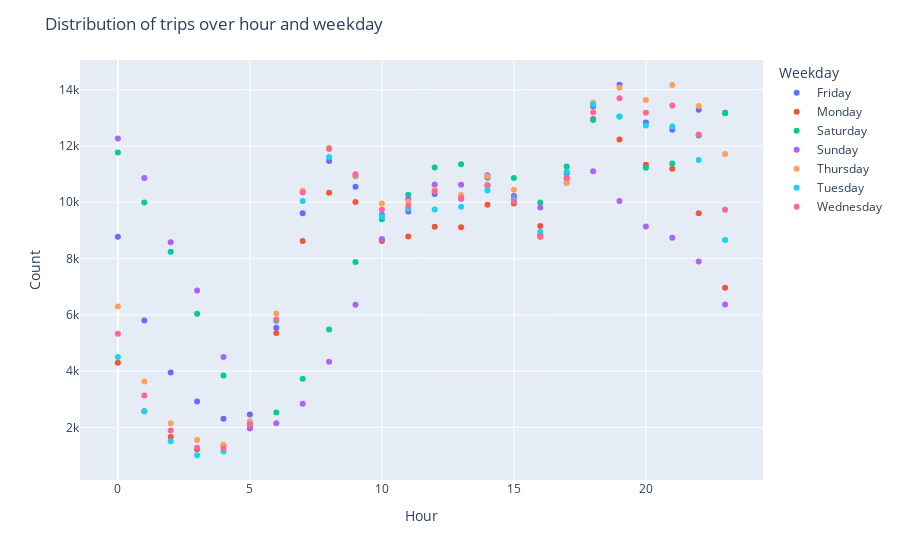

The code cell stored with this chart in its notebook:
### Code cell
# counts on hour and day of the week
counts = df.groupby(
    [df["pickup_datetime"].dt.day_name().rename("weekday"), df["pickup_datetime"].dt.hour.rename("hour")]
).size().reset_index(name="count")
fig2 = px.scatter(data_frame=counts, x="hour", y="count", color="weekday")
fig2.update_layout(title_text="Distribution of trips over hour and weekday", xaxis_title = "Hour", yaxis_title = "Count", legend_title="Weekday")
fig2.show()
del counts

### Figure 1 — Plotly figure (JSON) as saved in the notebook; plotly's stock layout.template omitted (floating-point values rounded to 4 significant figures)
{"data": [{"hovertemplate": "weekday=Friday<br>hour=%{x}<br>count=%{y}<extra></extra>", "legendgroup": "Friday", "marker": {"color": "#636efa", "symbol": "circle"}, "mode": "markers", "name": "Friday", "orientation": "v", "showlegend": true, "x": [0, 1, 2, 3, 4, 5, 6, 7, 8, 9, 10, 11, 12, 13, 14, 15, 16, 17, 18, 19, 20, 21, 22, 23], "xaxis": "x", "y": [8779, 5804, 3949, 2924, 2313, 2461, 5544, 9607, 11465, 10553, 9545, 9671, 10290, 10128, 10960, 10220, 8827, 11027, 13411, 14176, 12831, 12580, 13287, 13181], "yaxis": "y", "type": "scatter"}, {"hovertemplate": "weekday=Monday<br>hour=%{x}<br>count=%{y}<extra></extra>", "legendgroup": "Monday", "marker": {"color": "#EF553B", "symbol": "circle"}, "mode": "markers", "name": "Monday", "orientation": "v", "showlegend": true, "x": [0, 1, 2, 3, 4, 5, 6, 7, 8, 9, 10, 11, 12, 13, 14, 15, 16, 17, 18, 19, 20, 21, 22, 23], "xaxis": "x", "y": [4299, 2578, 1658, 1226, 1351, 2147, 5357, 8620, 10342, 10007, 8625, 8783, 9130, 9117, 9910, 9959, 9160, 10857, 12959, 12234, 11334, 11192, 9608, 6965], "yaxis": "y", "type": "scatter"}, {"hovertemplate": "weekday=Saturday<br>hour=%{x}<br>count=%{y}<extra></extra>", "legendgroup": "Saturday", "marker": {"color": "#00cc96", "symbol": "circle"}, "mode": "markers", "name": "Saturday", "orientation": "v", "showlegend": true, "x": [0, 1, 2, 3, 4, 5, 6, 7, 8, 9, 10, 11, 12, 13, 14, 15, 16, 17, 18, 19, 20, 21, 22, 23], "xaxis": "x", "y": [11768, 9989, 8240, 6037, 3849, 1997, 2535, 3727, 5480, 7879, 9393, 10268, 11239, 11355, 10873, 10865, 9996, 11270, 12920, 13049, 11228, 11374, 12371, 13166], "yaxis": "y", "type": "scatter"}, {"hovertemplate": "weekday=Sunday<br>hour=%{x}<br>count=%{y}<extra></extra>", "legendgroup": "Sunday", "marker": {"color": "#ab63fa", "symbol": "circle"}, "mode": "markers", "name": "Sunday", "orientation": "v", "showlegend": true, "x": [0, 1, 2, 3, 4, 5, 6, 7, 8, 9, 10, 11, 12, 13, 14, 15, 16, 17, 18, 19, 20, 21, 22, 23], "xaxis": "x", "y": [12270, 10860, 8582, 6866, 4500, 1962, 2149, 2844, 4333, 6357, 8696, 10112, 10632, 10626, 10590, 10197, 9816, 10695, 11101, 10046, 9136, 8737, 7892, 6367], "yaxis": "y", "type": "scatter"}, {"hovertemplate": "weekday=Thursday<br>hour=%{x}<br>count=%{y}<extra></extra>", "legendgroup": "Thursday", "marker": {"color": "#FFA15A", "symbol": "circle"}, "mode": "markers", "name": "Thursday", "orientation": "v", "showlegend": true, "x": [0, 1, 2, 3, 4, 5, 6, 7, 8, 9, 10, 11, 12, 13, 14, 15, 16, 17, 18, 19, 20, 21, 22, 23], "xaxis": "x", "y": [6299, 3632, 2145, 1550, 1385, 2222, 6051, 10408, 11936, 10919, 9953, 10015, 10440, 10257, 10926, 10445, 8760, 10684, 13537, 14066, 13634, 14171, 13424, 11715], "yaxis": "y", "type": "scatter"}, {"hovertemplate": "weekday=Tuesday<br>hour=%{x}<br>count=%{y}<extra></extra>", "legendgroup": "Tuesday", "marker": {"color": "#19d3f3", "symbol": "circle"}, "mode": "markers", "name": "Tuesday", "orientation": "v", "showlegend": true, "x": [0, 1, 2, 3, 4, 5, 6, 7, 8, 9, 10, 11, 12, 13, 14, 15, 16, 17, 18, 19, 20, 21, 22, 23], "xaxis": "x", "y": [4506, 2574, 1508, 1012, 1142, 2126, 5779, 10050, 11608, 10955, 9494, 9759, 9746, 9839, 10422, 10096, 8948, 11086, 13477, 13044, 12726, 12693, 11503, 8656], "yaxis": "y", "type": "scatter"}, {"hovertemplate": "weekday=Wednesday<br>hour=%{x}<br>count=%{y}<extra></extra>", "legendgroup": "Wednesday", "marker": {"color": "#FF6692", "symbol": "circle"}, "mode": "markers", "name": "Wednesday", "orientation": "v", "showlegend": true, "x": [0, 1, 2, 3, 4, 5, 6, 7, 8, 9, 10, 11, 12, 13, 14, 15, 16, 17, 18, 19, 20, 21, 22, 23], "xaxis": "x", "y": [5327, 3134, 1890, 1280, 1252, 2087, 5833, 10344, 11889, 10993, 9731, 9868, 10396, 10151, 10611, 10029, 8806, 10864, 13195, 13693, 13183, 13438, 12407, 9735], "yaxis": "y", "type": "scatter"}], "layout": {"xaxis": {"anchor": "y", "domain": [0.0, 1.0], "title": {"text": "Hour"}}, "yaxis": {"anchor": "x", "domain": [0.0, 1.0], "title": {"text": "Count"}}, "legend": {"title": {"text": "Weekday"}, "tracegroupgap": 0}, "margin": {"t": 60}, "title": {"text": "Distribution of trips over hour and weekday"}}}
